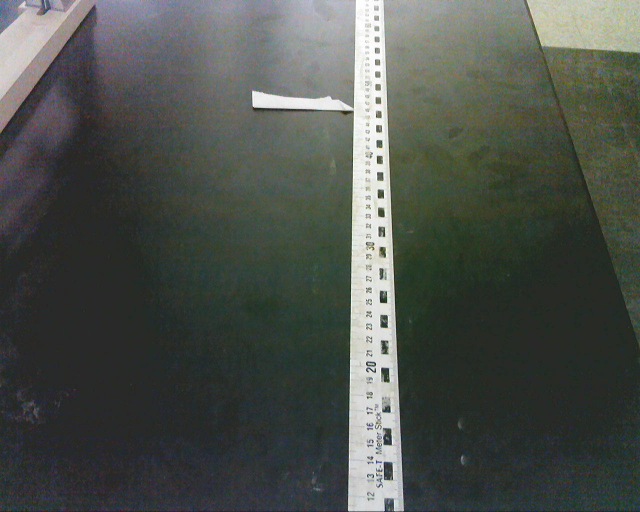
#> input picture TestData/FirstImage.jpeg, 1280 x 1024 px (shown at 1/2 size)
$ python -i line_detection.py   (imports and definitions only)
#> lines starting #> are read from the running program, lines starting #| are printed output that depends on the picture
# Line detection module
# Uses OpenCV's Hough Transform function to detect lines in an image.
# Authors:
# - Alexander Kitaev

from cv import *
from cv2 import *
import cv2
import numpy

__package__ = "lib"

THRESHOLD = 250
# NOTE: This 'threshold' is effectively the minimum length of line to be detected.
# This should be changed as needed, _and will probably be_.

# detectLines(image) -> lines
# image: normal image variable. Need not be grayscale- the function automatically converts it.

def detectLines(image):
	result = image
	grayScaleImage = cvtColor(image, COLOR_BGR2GRAY)
	edges = cv2.Canny(grayScaleImage, threshold1 = 300, threshold2 = 300, apertureSize = 3)
	lines = cv2.HoughLines(edges, 1, (CV_PI / 180), 200)
	if lines is None:
		return None
	for rho, theta in lines[0]:
		a = numpy.cos(theta)
		b = numpy.sin(theta)
		x0 = a * rho
		y0 = b * rho
		# The next four lines find the endpoints of the line.
		x1 = int(x0 - 1000 * b)
		x2 = int(x0 + 1000 * b)
		y1 = int(y0 + 1000 * a)
		y2 = int(y0 - 1000 * a)
		line(result, (x1, y1), (x2, y2), (255, 0, 0), 2)
		# NOTE: In the above function call, the fourth parameter is a tuple
		# representing the BGR (not RGB, BGR!) code of the color: this is blue.
	return result

>>> import cv2
>>> picture = cv2.imread('../../TestData/FirstImage.jpeg', cv2.IMREAD_GRAYSCALE)
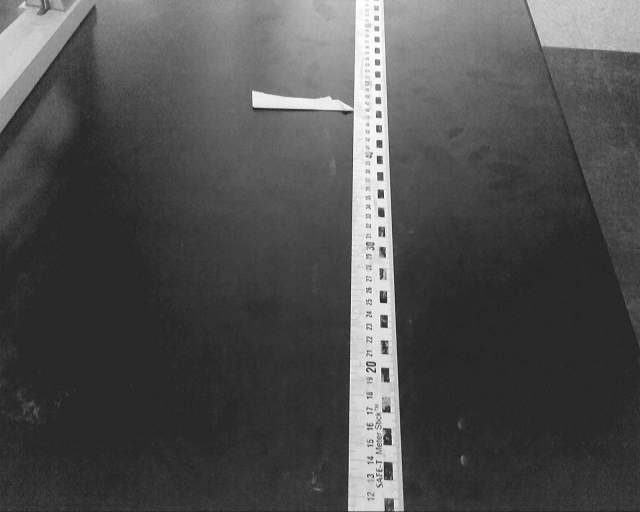
#> picture: shape (1024, 1280) (shown at 1/2 size); min 0, max 255, mean 79
#> (the run stopped early here; a loop or call above may not have finished)

$ run again, on TestData/IMG_2155.JPG
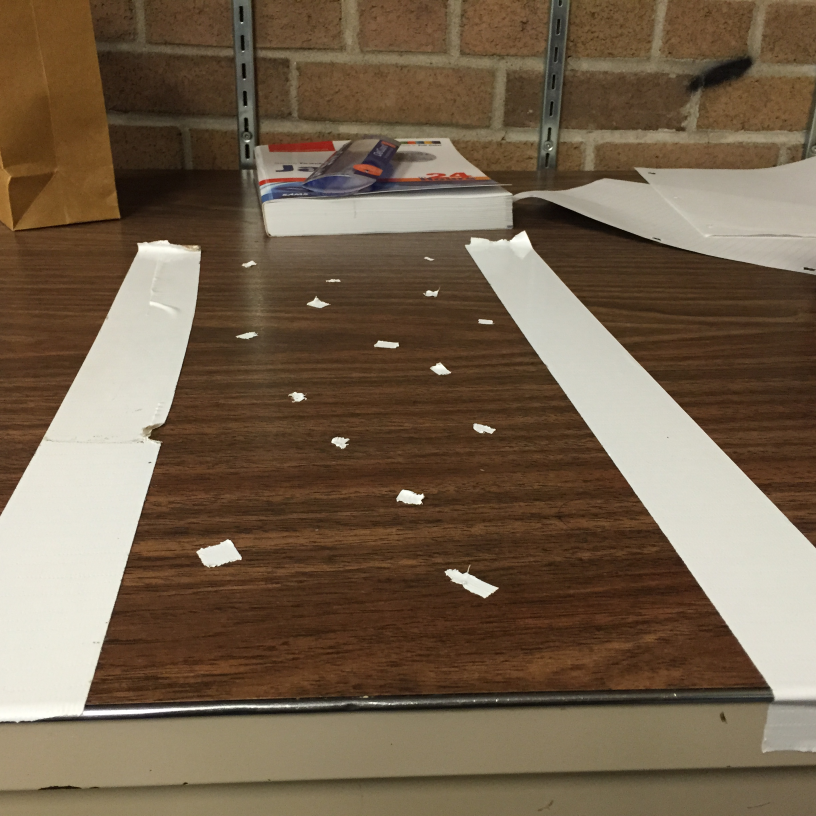
#> input picture TestData/IMG_2155.JPG, 2448 x 2448 px (shown at 1/3 size)
#> `picture = cv2.imread('../../TestData/FirstImage.jpeg', cv2.IMREAD_GRAY..`:
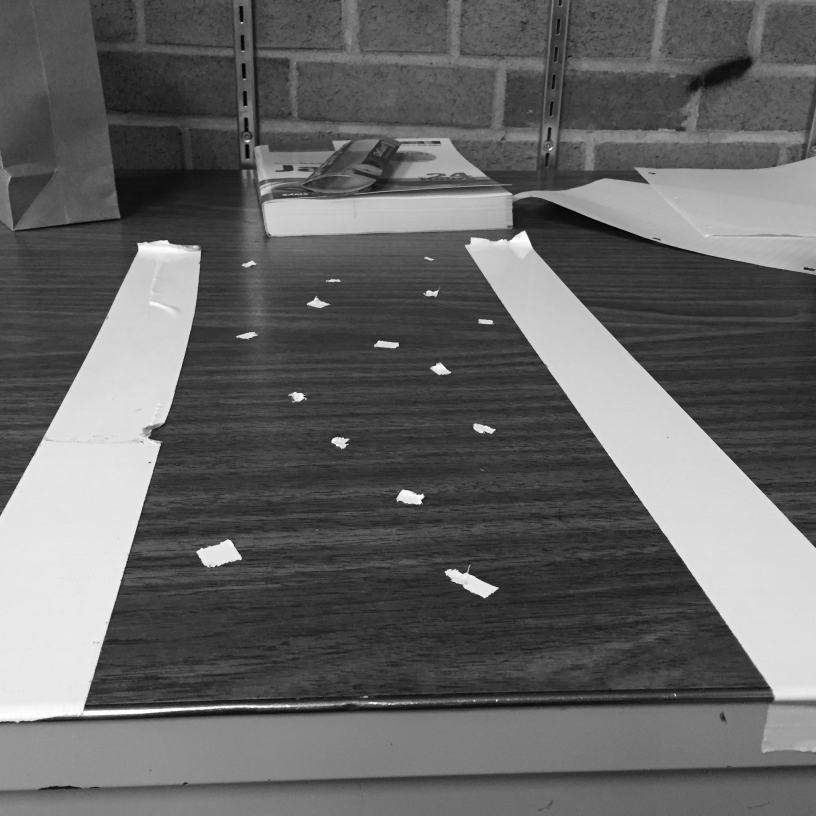
#> picture: shape (2448, 2448) (shown at 1/3 size); min 0, max 255, mean 100.9
